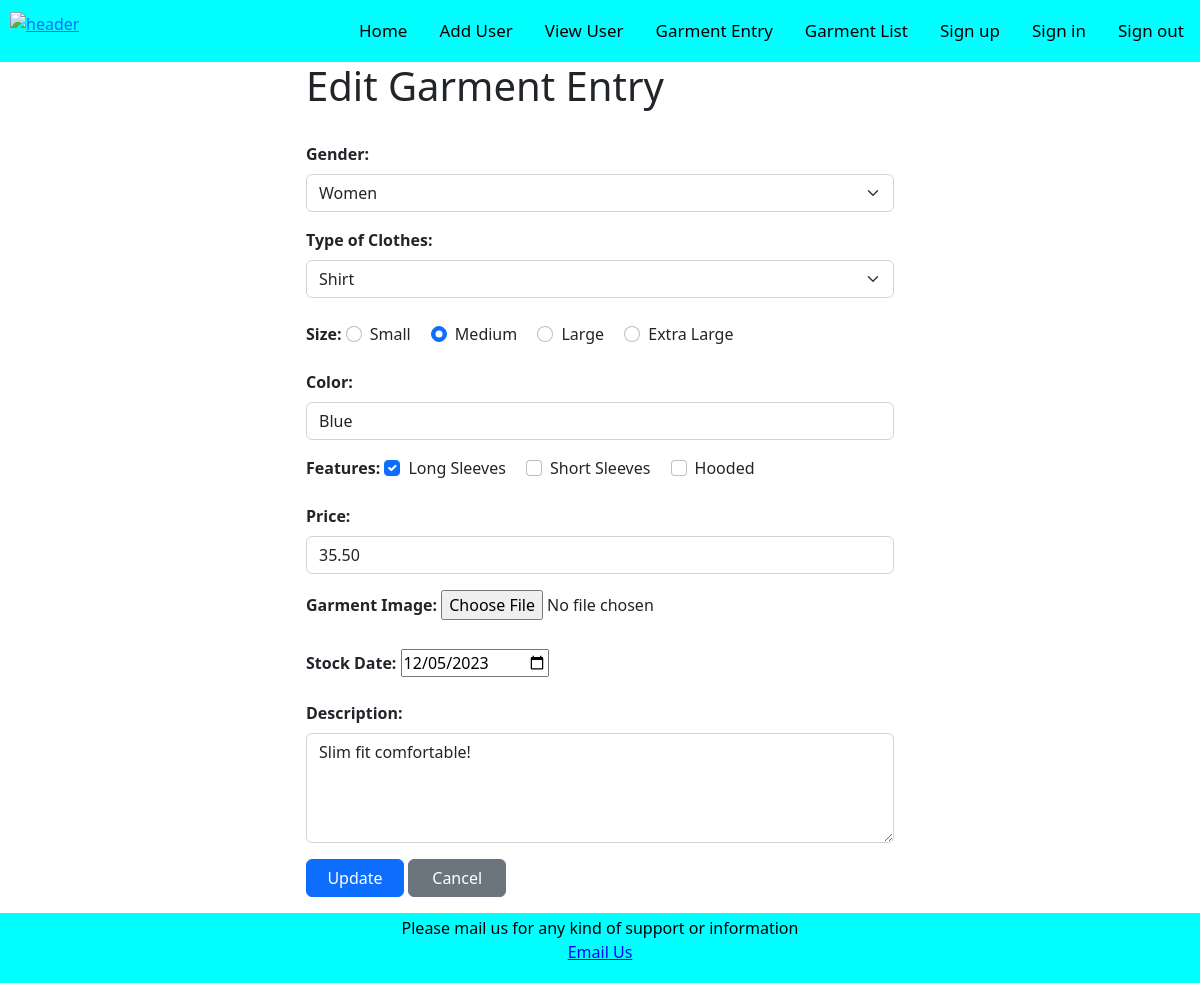
/edit.php?editId=35 (signed in), run on the app's committed database.
### tables this page shows
CREATE TABLE `clothes` (
  `id` int(11) NOT NULL AUTO_INCREMENT,
  `gender` varchar(255) NOT NULL,
  `clothes_type` varchar(255) NOT NULL,
  `size` varchar(20) NOT NULL,
  `color` varchar(255) NOT NULL,
  `description` text DEFAULT NULL,
  `price` decimal(10,2) NOT NULL,
  `feature` varchar(255) DEFAULT NULL,
  `add_by` varchar(100) DEFAULT NULL,
  `sdate` date DEFAULT NULL,
  `img_name` varchar(100) DEFAULT NULL,
  `img_name_path` varchar(100) DEFAULT NULL,
  PRIMARY KEY (`id`)
);

### includes/database.php (called while the page is built, shortened)
<?php
class database{
  private $servername = "localhost";
  private $username   = "root";
  private $password   = "";
  private $database   = "a2";
  public  $con;
  public function __construct()
  {
    $this->con = new mysqli($this->servername, $this->username,$this->password,$this->database);
  }
  public function displayRecordById($id)
  {
    $query = "SELECT * FROM clothes WHERE id = '$id'";
    $result = $this->con->query($query);
    if ($result->num_rows > 0) {
      $row = $result->fetch_assoc();
      return $row;
    }
  }
}
$appdb = new database();
?>

### edit.php (the view, shortened to what this page needs)
<?php
require_once("includes/database.php");
if(!empty($_GET['editId'])) {
    $editId = $_GET['editId'];
    $garment = $appdb->displayRecordById($editId);
    $feature=explode(",",$garment['feature']);
  }
?>
<?php require("includes\myheader.php");?>
      <section class="form-row row justify-content-center">
        <form class="form-horizontal col-md-6 col-md-offset-3" method="post" action="garment_edit.php" enctype="multipart/form-data">
          <h1>Edit Garment Entry</h1><br>
          <div class="mb-3">
            <label for="gender" class="form-label"><strong>Gender:</strong></label>
            <select id="gender" name="gender" class="form-select">
                <option value="women"
                <?php
                if($garment['gender']=="women"){
                    echo "selected='selected'";
                }
                ?>
                >Women</option>
            </select>
        </div>
        <div class="mb-3">
            <label for="clothes_type" class="form-label"><strong>Type of Clothes:</strong></label>
            <select id="clothes_type" name="clothes_type" class="form-select"  >
                <option value="Shirt"
                <?php
                if($garment['clothes_type']=="Shirt"){
                    echo "selected='selected'";
                }
                ?>
                >Shirt</option>
            </select><br>
            <div class="mb-3">
            <label class="form-label"><strong>Size:</strong></label>
            <div class="form-check form-check-inline">
                <input type="radio" id="small" name="size" value="small" class="form-check-input" required
                <?php
                if($garment['size']=="small"){
                    echo "checked";
                }
                ?>
                >
                <label for="small" class="form-check-label">Small</label>
            </div>
            <div class="form-check form-check-inline">
                <input type="radio" id="medium" name="size" value="medium" class="form-check-input" required
                <?php
                if($garment['size']=="medium"){
                    echo "checked";
                }
                ?>
                >
                <label for="medium" class="form-check-label">Medium</label>
            </div>
            <div class="form-check form-check-inline">
                <input type="radio" id="large" name="size" value="large" class="form-check-input" required
                <?php
                if($garment['size']=="large"){
                    echo "checked";
                }
                ?>
                >
                <label for="large" class="form-check-label">Large</label>
            </div>
            <div class="form-check form-check-inline">
                <input type="radio" id="extra_large" name="size" value="extra_large" class="form-check-input" required
                <?php
                if($garment['size']=="extra_large"){
                    echo "checked";
                }
                ?>
                >
                <label for="extra_large" class="form-check-label">Extra Large</label>
            </div>
        </div>
        <div class="mb-3">
            <label for="color" class="form-label"><strong>Color:</strong></label>
            <input type="text" id="color" name="color" value="<?php echo $garment['color']; ?>" class="form-control" placeholder="e.g., Red, Blue, Green">
        </div>
        <div class="mb-3">
            <label class="form-label"><strong>Features:</strong></label>
            <div class="form-check form-check-inline">
                <input type="checkbox" id="long_sleeves" name="features[]" value="Long Sleeves" class="form-check-input"
                <?php
                if(in_array("Long Sleeves",$feature)){
                    echo "checked";
                }
                ?>
                >
                <label for="long_sleeves" class="form-check-label">Long Sleeves</label>
            </div>
            <div class="form-check form-check-inline">
                <input type="checkbox" id="short_sleeves" name="features[]" value="Short Sleeves" class="form-check-input"
                <?php
                if(in_array("Short Sleeves",$feature)){
                    echo "checked";
                }
                ?>
                >
                <label for="short_sleeves" class="form-check-label">Short Sleeves</label>
            </div>
            <div class="form-check form-check-inline">
                <input type="checkbox" id="hooded" name="features[]" value="Hooded" class="form-check-input"
                <?php
                if(in_array("Hooded",$feature)){
                    echo "checked";
                }
                ?>
                >
                <label for="hooded" class="form-check-label">Hooded</label>
            </div>
        </div>
        <div class="mb-3">
            <label for="price" class="form-label"><strong>Price:</strong></label>
            <input type="number" id="price" name="price" value="<?php echo $garment['price']; ?>" class="form-control" placeholder="Enter the price" step="0.50" min="0">
        </div>
        <label class="form-label" for="customFile"><strong>Garment Image:</strong></label>
        <input type="file" name="garment_image">
        <div><br>
            <label for="stockdate"><strong>Stock Date:</strong></label>
            <input type="date" id="stockdate" name="stockdate" value="<?php echo $garment['sdate']; ?>" max="now()">
        </div><br>
        <div class="mb-3">
            <label for="description" class="form-label"><strong>Description:</strong></label>
            <textarea id="description" name="description" class="form-control" rows="4" placeholder="Enter a description" ><?php echo $garment['description'];?></textarea>
        </div>
            <input type="submit" class="btn btn-primary col-md-2 col-md-offset-10" value="Update">
            <a href="view.php"><button type="button" class="btn btn-secondary col-md-2 col-md-offset-10">Cancel</button></a>
	       </form>
</section>
<?php require("includes\myfooter.php");?>
  </body>
</html>

### css/styles.css (style rules this page uses)
body { margin: 15%; font-family: Arial, Helvetica, sans-serif; background-color: aqua; }

### data on the page
clothes: gender "Women", clothes_type "Shirt", size "☐ Small", size "☑ Medium", size "☐ Large", size "☐ Extra Large", color "Blue", feature "☑", price "35.50", stockdate "12/05/2023", description "Slim fit comfortable!"
